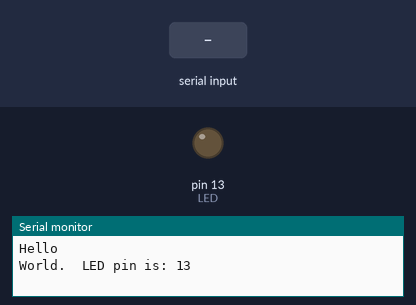
A sketch run on a simulated Arduino Uno, built with avr-gcc and run on an emulated ATmega328P. Parts: output pins drawn as LEDs (lit = HIGH), the last lines printed to the serial monitor. The test bench sets the inputs (shaded band).

Above: at 1.2 s.
1.3 s: "1" received over Serial
At 1.9 s:
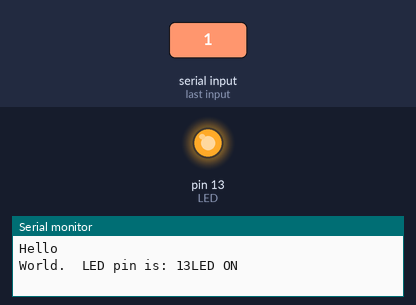
2.8 s: "0" received over Serial
At 4.2 s:
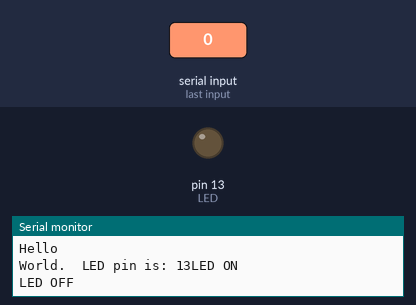
Timing chart, 0 to 5.8 s (numbered marks = the images above; inputs shaded):
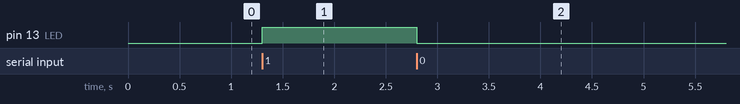

The sketch:

1.ino
```cpp
const byte LED = 13;
void setup()
{
  Serial.begin(9600);
  Serial.print("Hello\n");
 Serial.print("World.");
 Serial.print("\tLED pin is: ");
 Serial.print(LED);
 pinMode(LED,OUTPUT);

}
void loop()
{
  if(Serial.available() )
  {
    char val=Serial.read();
  switch(val)
  {
  case '1':
  {
    digitalWrite(LED,HIGH);
    Serial.print("LED ON\n");
    break;
  }
  case '0':
  {
     digitalWrite(LED,LOW);
     Serial.print("LED OFF\n");
     break;
  }
  }
  }
}
```

Measured:
- after the input at 1.3 s, pin 13 (LED): LOW → HIGH at once
- after the input at 2.8 s, pin 13 (LED): HIGH → LOW at once
